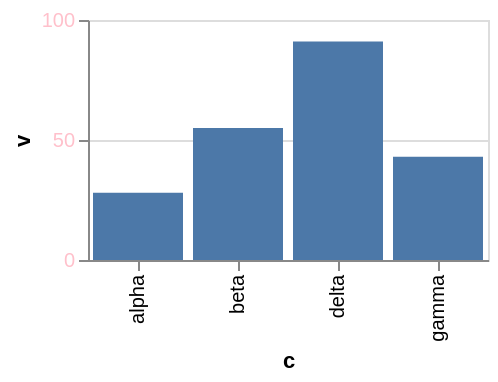

Source (Vega-Lite JSON):
### Vega-Lite specification from a JSON file in a GitHub repository (floating-point values rounded to 4 significant figures)
{"$schema": "https://vega.github.io/schema/vega-lite/v6.json", "width": 200, "height": 120, "data": {"values": [{"c": "alpha", "v": 28, "w": 3, "t": "2024-01-07"}, {"c": "beta", "v": 55, "w": 7, "t": "2024-03-19"}, {"c": "gamma", "v": 43, "w": 5, "t": "2024-06-02"}, {"c": "delta", "v": 91, "w": 9, "t": "2024-09-11"}]}, "mark": "bar", "encoding": {"x": {"field": "c", "type": "nominal"}, "y": {"field": "v", "type": "quantitative", "axis": {"labelColor": "pink"}}}}
